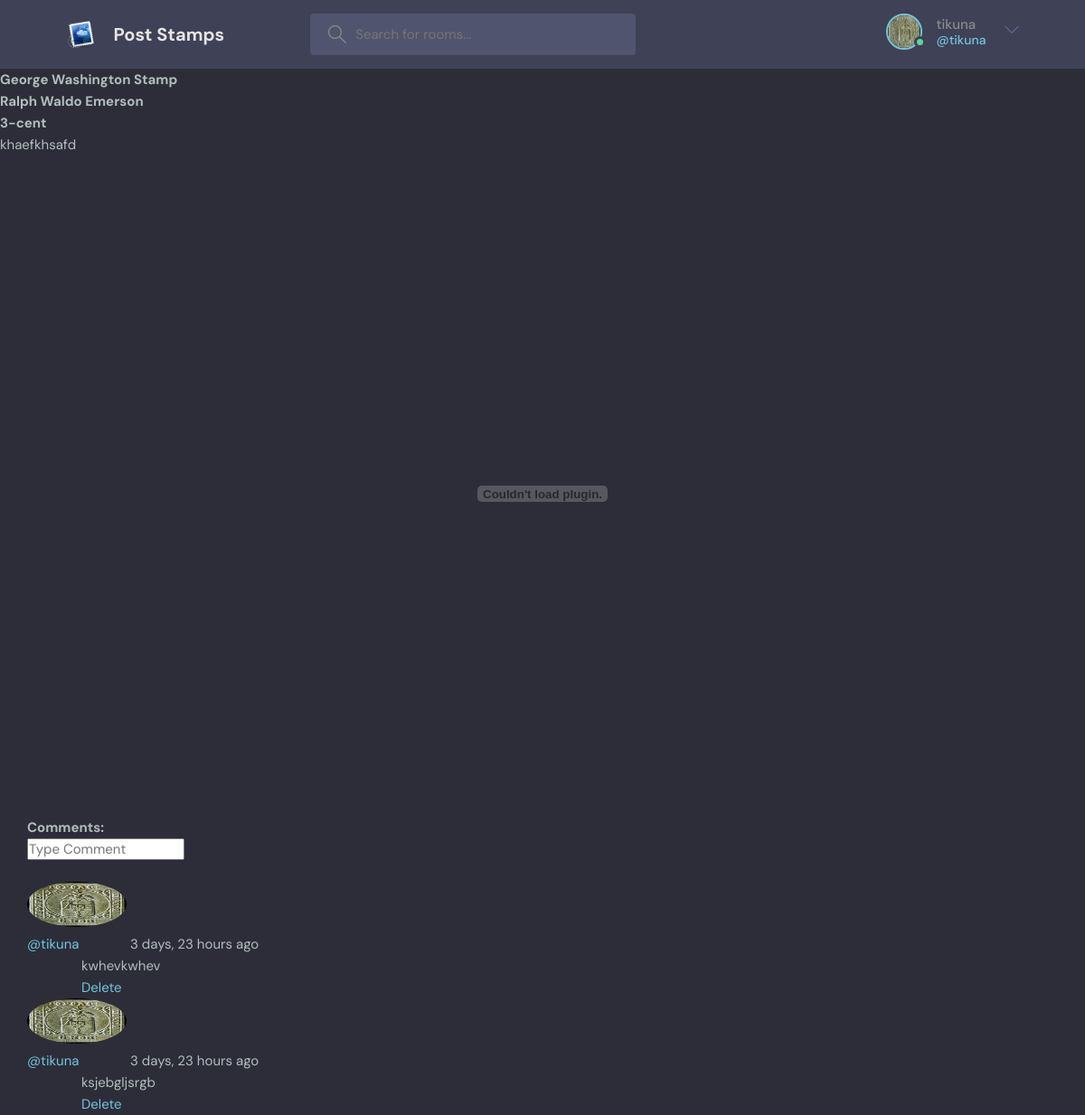
The app's page /view/8/ (signed in), older data.
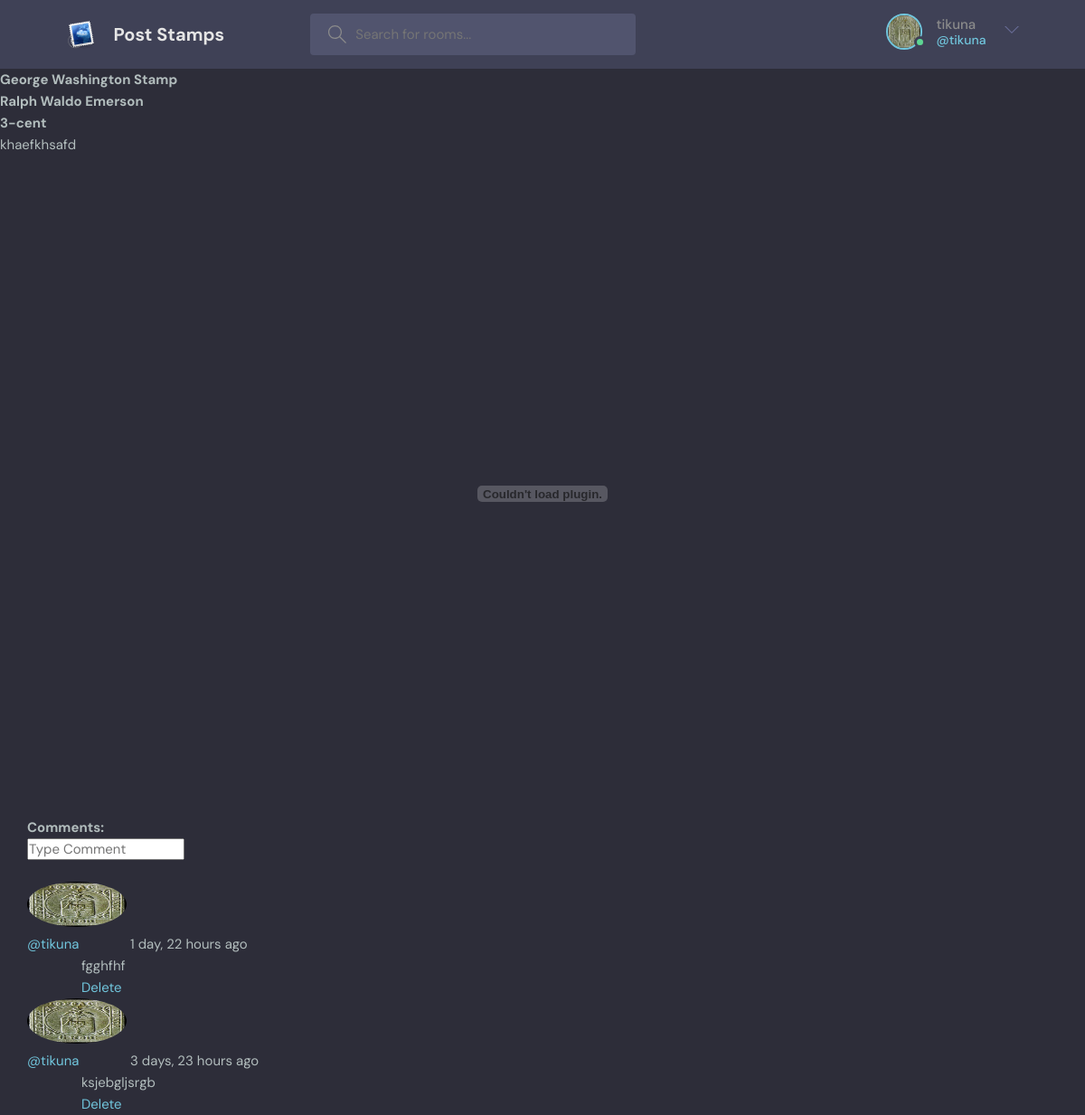
The same page, newer data.
### base/models.py (models this page shows, shortened)
class User(AbstractUser):
    marks = models.ManyToManyField(Mark, blank=True, related_name='users')
    bio = models.TextField(null=True)
    avatar = models.ImageField(null=True, default='avatar.svg')

class Mark(models.Model):
    creator = models.ForeignKey('User', on_delete=models.SET("Unknown Creator"))
    author = models.ForeignKey(Author, on_delete=models.SET("Unknown Author"))
    image = models.ImageField(null=True, blank=True)
    name = models.CharField(max_length=200)
    denomination = models.ManyToManyField(Denomination, blank=True, related_name='marks')
    description = models.TextField(max_length=300)
    file = models.FileField(null=True)
    created = models.DateTimeField(auto_now_add=True)
    class Meta:
        ordering = ["created"]

class Author(models.Model):
    name = models.CharField(max_length=200)
    def __str__(self):
        return self.name

class Denomination(models.Model):
    objects = None
    name = models.CharField(max_length=300)
    def __str__(self):
        return self.name

class Comment(models.Model):
    user = models.ForeignKey(User, on_delete=models.CASCADE)
    mark = models.ForeignKey(Mark, on_delete=models.CASCADE)
    body = models.TextField()
    created = models.DateTimeField(auto_now_add=True)
    class Meta:
        ordering = ['-created']

### base/views.py (the view)
# urls.py: path('view/<str:id>/', views.view, name='view'),
@login_required(login_url='login')
def view(request, id):
    mark = Mark.objects.get(id=id)
    mark_comments = mark.comment_set.all().order_by('-created')
    if request.method =='POST':
        comment = Comment.objects.create(
            user=request.user,
            mark=mark,
            body=request.POST.get('body')
        )
    return render(request, 'base/view.html', {'mark': mark, 'comments': mark_comments})

### base/templates/base/view.html (shortened to what this page needs)
{% extends 'main.html' %}
{% block content %}
    <h1>{{ mark.name }}</h1>
    <h2>{{ mark.author }}</h2>
    <h3>
        {% for denomination in mark.denomination.all %}
            {{ denomination }}
        {% endfor %}
    </h3>
    <p>{{ mark.description }}</p>
    {% load static %}
    <br>
    <embed src="{% static mark.file.url %}" width="100%" height="700px" scrolling="auto"/>
    <br>
    <div style="margin-left: 30px;">
        <h2>Comments:</h2>
        <form method="POST" action="">
            <input name="body" placeholder="Type Comment">
        </form>
        <br>
        {% for comment in comments %}
            <div>
                <a href="{% url 'profile' comment.user.id %}">
                    <img src="{{ comment.user.avatar.url }}" width="50px" height="50px" style="border-radius: 50%">
                    <span>@{{ comment.user.username }}</span>
                </a>
                <span>{{ comment.created | timesince }} ago</span>
            </div>
            <div>
                <p style="margin-left: 60px;">{{ comment.body }}</p>
                {% if request.user == comment.user %}
                    <a href="{% url 'delete_comment' comment.id %}" style="margin-left: 60px;">Delete</a>
                {% endif %}
            </div>
        {% endfor %}
    </div>
{% endblock %}

### templates/main.html (shortened to what this page needs)
<!DOCTYPE html>
<html lang="en">
    <head>
        {% load static %}
        <link rel="stylesheet" href="{% static 'styles/style.css' %}">
    </head>
    <body>
        {% include 'navbar.html' %}
        {% block content %}
        {% endblock %}
    </body>
</html>

### templates/navbar.html (shortened to what this page needs)
{% load static %}
<header class="header header--loggedIn">
      <div class="container">
        <a href="{% url 'home' %}" class="header__logo">
          <img src="{% static 'images/logo.png' %}" />
          <h1>Post Stamps</h1>
        </a>
        <form class="header__search">
          <label>
            <input name="q" placeholder="Search for rooms..." />
          </label>
        </form>
        <nav class="header__menu">
          {% if request.user.is_authenticated %}
            <div class="header__user">
              <a href="{% url 'profile' request.user.id %}">
                <div class="avatar avatar--medium active">
                  <img src="{{ request.user.avatar.url }}" />
                </div>
                <p>{{ request.user.username }}<span>@{{ request.user.username }}</span></p>
              </a>
              <button class="dropdown-button">
                <svg version="1.1" xmlns="http://www.w3.org/2000/svg" width="32" height="32" viewBox="0 0 32 32">
                  <title>chevron-down</title>
                  <path d="M16 21l-13-13h-3l16 16 16-16h-3l-13 13z"></path>
                </svg>
              </button>
            </div>
          {% else %}
            <a href="{% url 'login' %}">
              <img src="{% static 'images/avatar.svg' %}" />
              <p>Login</p>
            </a>
          {% endif %}
        </nav>
      </div>
</header>

### static/styles/style.css (style rules this page uses)
:root { --color-main: #71c6dd; --color-main-light: #e1f6fb; --color-dark: #3f4156; --color-dark-medium: #51546e; --color-dark-light: #696d97; --color-light: #e5e5e5; --color-gray: #8b8b8b; --color-light-gray: #b2bdbd; --color-bg: #2d2d39; --color-success: #5dd693; --color-error: #fc4b0b; }
* { font-family: "DM Sans", -apple-system, BlinkMacSystemFont, "Segoe UI", Roboto, Oxygen, Ubuntu, Cantarell, "Open Sans", "Helvetica Neue", sans-serif; margin: 0; padding: 0; box-sizing: border-box; text-rendering: optimizeLegibility; font-size: inherit; }
html { font-size: 56.25%; }
@media only screen and (min-width: 1200px) { html { font-size: 62.5%; } }
body { line-height: 1.6; font-weight: 400; font-size: 1.5rem; color: var(--color-light-gray); background-color: var(--color-bg); min-height: 100vh; }
img { width: 100%; }
a { display: inline-block; color: var(--color-main); text-decoration: none; }
.container { max-width: 120rem; width: 90%; margin: auto; }
.avatar { position: relative; display: inline-block; border-radius: 50%; border: 2px solid var(--color-main); }
.avatar img { display: block; border-radius: 50%; object-fit: cover; object-position: center; }
.avatar::after { content: ""; display: block; position: absolute; background-color: var(--color-gray); z-index: 111; border-radius: 50%; border: 0.3rem solid var(--color-dark); }
.avatar.active::after { background-color: var(--color-success); }
.avatar.avatar--medium img { width: 3.6rem; height: 3.6rem; border-radius: 50%; }
.avatar.avatar--medium:after { width: 0.7rem; height: 0.7rem; bottom: 0px; right: -6px; }
.header { padding: 1.5rem; background-color: var(--color-dark); }
.header > .container { display: flex; gap: 9.5rem; }
.header__logo, .header__user { display: flex; gap: 2rem; align-items: center; }
.header__logo > img { height: 3.2rem; width: 3.2rem; }
.header__logo > h1 { font-weight: 700; font-size: 2rem; color: var(--color-light); }
.header__search > label { background-color: var(--color-dark-medium); padding: 1.3rem 1rem; display: flex; align-items: center; gap: 1rem; border-radius: 4px; }
.header__search svg { fill: var(--color-gray); width: 2rem; height: 2rem; margin-left: 1rem; }
.header__search input { width: 30rem; background: transparent; border: none; outline: none; color: var(--color-light); }
.header__menu { margin-left: auto; position: relative; }
.header__menu a { display: flex; gap: 1.5rem; align-items: center; font-weight: 500; text-decoration: none; color: var(--color-gray); }
.header__menu img { height: 3.6rem; }
.header__menu p { line-height: 1.2; }
.header__menu span { color: var(--color-main); font-weight: 500; font-size: 1.4rem; display: block; }
.header__menu svg { width: 1.6rem; height: 1.6rem; fill: var(--color-dark-light); }
.dropdown-button { background: transparent; border: 0; outline: 0; cursor: pointer; }

Row changes from the older to the newer data that the page shows:
removed Comment: user.avatar (picture), user.username "tikuna", created "3 days, 23 hours", body "kwhevkwhev", shows "Delete"
added Comment: user.avatar (picture), user.username "tikuna", created "1 day, 22 hours", body "fgghfhf", shows "Delete"
